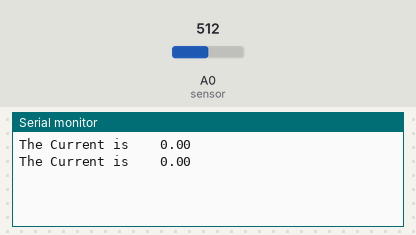
A sketch run on a simulated Arduino Uno, built with avr-gcc and run on an emulated ATmega328P. On the bench: the last lines printed to the serial monitor. The inputs (shaded band) are chosen by the test bench; at power-on: A0 (sensor) = 512.

Above: at 1.2 s.
1.3 s: A0 (sensor) set to 716
At 1.9 s:
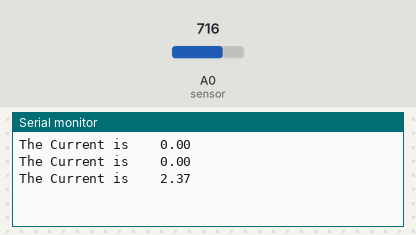
2.8 s: A0 (sensor) set to 900
At 3.5 s:
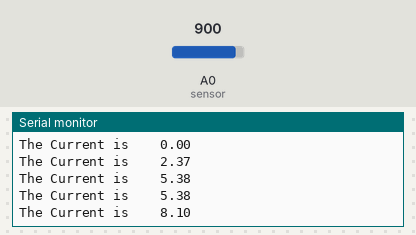
Timing chart, 0 to 5.8 s (numbered marks = the images above; inputs shaded):
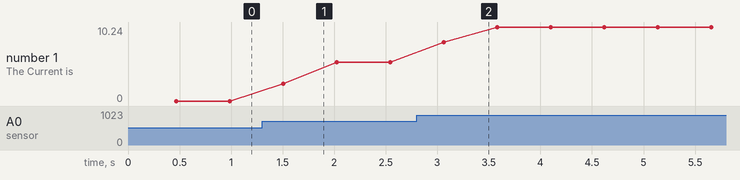

The sketch:

ACS712_Current_Sensor.ino
```cpp
void setup() {
  Serial.begin(9600); //Start Serial Monitor to display current read value on Serial monitor
}

void loop() {
unsigned int x=0;
float AcsValue=0.0,Samples=0.0,AvgAcs=0.0,AcsValueF=0.0;

  for (int x = 0; x < 150; x++){ //Get 150 samples
  AcsValue = analogRead(A0);     //Read current sensor values
  Samples = Samples + AcsValue;  //Add samples together
  delay (3); // let ADC settle before next sample 3ms
}
AvgAcs=Samples/150.0;//Taking Average of Samples

//((AvgAcs * (5.0 / 1024.0)) is converitng the read voltage in 0-5 volts
//2.5 is offset(I assumed that arduino is working on 5v so the viout at no current comes
//out to be 2.5 which is out offset. If your arduino is working on different voltage than
//you must change the offset according to the input voltage)
//0.185v(185mV) is rise in output voltage when 1A current flows at input
AcsValueF = -(2.5 - (AvgAcs * (5.0 / 1024.0)) )/0.185;
Serial.print("The Current is ");
Serial.print("   ");
Serial.println(AcsValueF);//Print the read current on Serial monitor
delay(50);
//Serial.print(0);
}
```

Measured:
- after the input at 1.3 s, the serial monitor: prints a new line after 0.21 s (image 1)
- after the input at 2.8 s, the serial monitor: prints a new line after 0.26 s (image 2)
- plotted number 1: 0 → 5.38 after the input at 1.3 s, 5.38 → 10.24 after the input at 2.8 s
